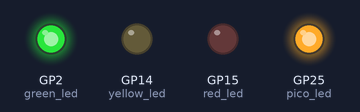
A program run on a simulated Raspberry Pi Pico running MicroPython. Shown: output pins drawn as LEDs (lit = HIGH). What the program prints to the serial console is not drawn.

Above: at 0.2 s.
At 0.7 s:
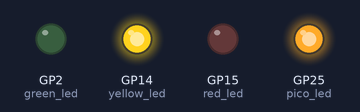
At 2.7 s:
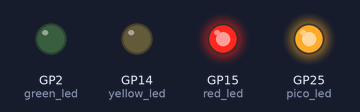
Timing chart, 0 to 3.5 s (numbered marks = the images above):
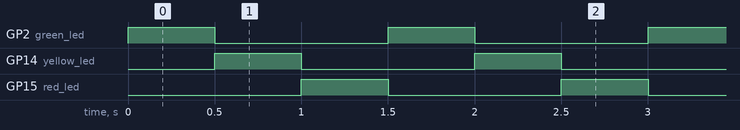

The program:

main.py
```python
from machine import Pin
from utime import sleep

# Define the GPIO pins for each LED
red_led = Pin(15, Pin.OUT)    # GPIO 15 : Pin 20
yellow_led = Pin(14, Pin.OUT)  # GPIO 14 : Pin 19
green_led = Pin(2, Pin.OUT)   # GPIO 2 : Pin 4
pico_led = Pin("LED", Pin.OUT)  # Onboard LED

def setup_leds():
    # Initialize all LEDs to OFF
    red_led.off()
    yellow_led.off()
    green_led.off()
    pico_led.on()  # Turn on Pico's LED to show the program is running

def traffic_light():
    # Green light for 4.5 seconds
    green_led.on()
    yellow_led.off()
    red_led.off()
    sleep(0.5)

    # Yellow light for 1.5 seconds
    green_led.off()
    yellow_led.on()
    red_led.off()
    sleep(0.5)

    # Red light for 4.5 seconds
    green_led.off()
    yellow_led.off()
    red_led.on()
    sleep(0.5)

print("Traffic light starting...")
setup_leds()

while True:
    try:
        traffic_light()
    except KeyboardInterrupt:
        # Turn off all LEDs when stopping
        red_led.off()
        yellow_led.off()
        green_led.off()
        break

print("Traffic light stopped.")
```

Measured:
- by itself, GP2 (green_led), GP14 (yellow_led), GP15 (red_led): alternates HIGH for 0.50 s and LOW for 1.0 s
- by itself, everything shown: repeats every 1.5 s, in 3 steps
